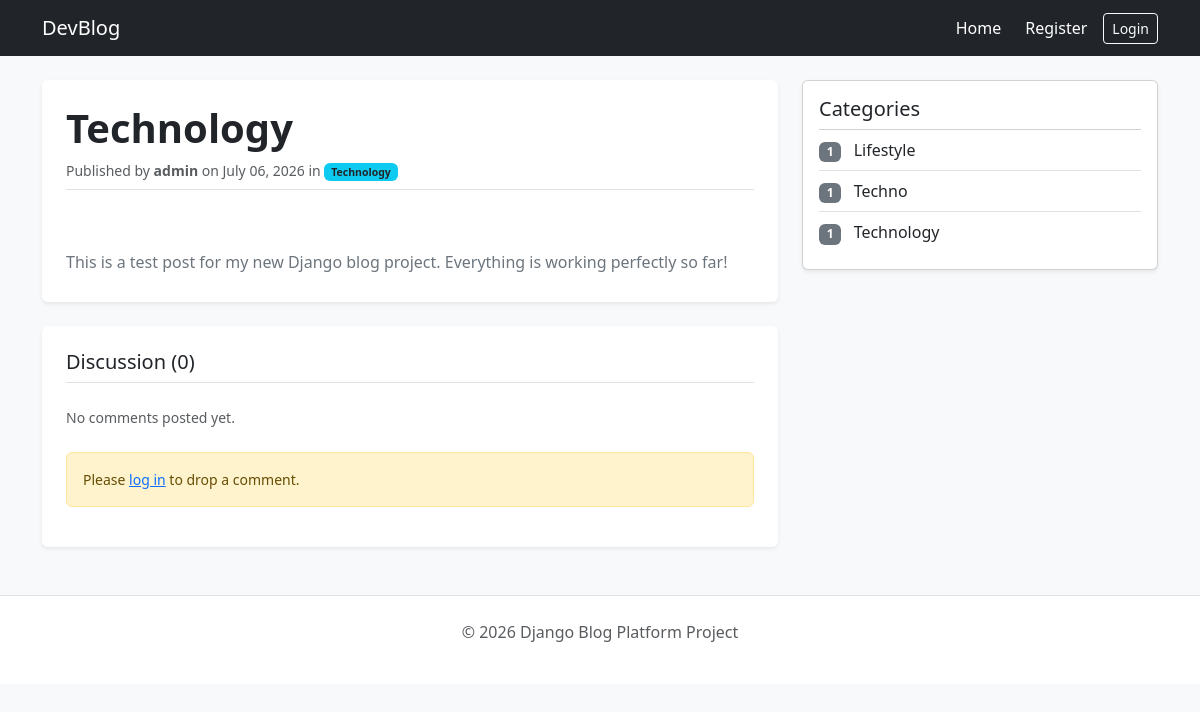
/post/technology/, run on the app's committed database.
### blog/models.py (models this page shows, shortened)
class Post(models.Model):
    STATUS_CHOICES = [
        ('draft', 'Draft'),
        ('published', 'Published'),
    ]
    title = models.CharField(max_length=200)
    slug = models.SlugField(max_length=200, unique=True)
    author = models.ForeignKey(User, on_delete=models.CASCADE, related_name='posts')
    category = models.ForeignKey(Category, on_delete=models.SET_NULL, null=True, blank=True, related_name='posts')
    content = models.TextField()
    excerpt = models.TextField(max_length=300, blank=True)
    cover_image = models.ImageField(upload_to='post_images/', blank=True)
    status = models.CharField(max_length=10, choices=STATUS_CHOICES, default='draft')
    created_at = models.DateTimeField(auto_now_add=True)
    updated_at = models.DateTimeField(auto_now=True)
    published_at = models.DateTimeField(null=True, blank=True)
    class Meta:
        ordering = ['-published_at', '-created_at'] # Newest first

class Category(models.Model):
    name = models.CharField(max_length=100, unique=True)
    slug = models.SlugField(max_length=100, unique=True)
    description = models.TextField(blank=True)
    created_at = models.DateTimeField(auto_now_add=True)
    class Meta:
        verbose_name_plural = 'categories'
        ordering = ['name']

### blog/views.py (the view)
# urls.py: path('post/<slug:slug>/', PostDetailView.as_view(), name='post_detail'),
class PostDetailView(DetailView):
    model = Post
    template_name = 'blog/post_detail.html'
    context_object_name = 'post'
    def get_context_data(self, **kwargs):
        context = super().get_context_data(**kwargs)
        context['categories'] = Category.objects.all()
        context['comments'] = self.object.comments.filter(is_active=True)
        return context

### blog/templates/blog/post_detail.html (shortened to what this page needs)
{% extends 'blog/base.html' %}
{% block content %}
    <article class="bg-white p-4 rounded shadow-sm mb-4">
        <h1 class="fw-bold mb-2">{{ post.title }}</h1>
        <div class="text-muted small mb-4 pb-2 border-bottom">
            Published by <strong>{{ post.author.username }}</strong> on {{ post.published_at|date:"F d, Y" }}
            {% if post.category %}
                in <span class="badge bg-info text-dark">{{ post.category.name }}</span>
            {% endif %}
        </div>
        <div class="lh-lg text-secondary" style="white-space: pre-line;">
            {{ post.content }}
        </div>
    </article>
    <section class="bg-white p-4 rounded shadow-sm">
        <h3 class="h5 mb-4 border-bottom pb-2">Discussion ({{ comments.count }})</h3>
        {% for comment in comments %}
            <div class="mb-3 p-3 bg-light rounded border-start border-primary border-3">
                <div class="d-flex justify-content-between text-muted small mb-1">
                    <strong>{{ comment.author.username }}</strong>
                    <span>{{ comment.created_at|date:"M d, Y H:i" }}</span>
                </div>
                <p class="mb-0 text-dark">{{ comment.body }}</p>
            </div>
        {% empty %}
            <p class="text-muted small">No comments posted yet.</p>
        {% endfor %}
        {% if user.is_authenticated %}
            <form action="{% url 'add_comment' post.slug %}" method="POST" class="mt-4 pt-3 border-top">
                {% csrf_token %}
                <div class="mb-3">
                    <label for="body" class="form-label font-weight-bold small">Join the conversation:</label>
                    <textarea name="body" id="body" rows="3" class="form-control" placeholder="Write your comment here..." required></textarea>
                </div>
                <button type="submit" class="btn btn-dark btn-sm">Submit Comment</button>
            </form>
        {% else %}
            <div class="alert alert-warning small mt-4">
                Please <a href="/admin/login/?next={{ request.path }}">log in</a> to drop a comment.
            </div>
        {% endif %}
    </section>
{% endblock %}

### blog/templates/blog/base.html (shortened to what this page needs)
<!DOCTYPE html>
<html lang="en">
<head>
    <link href="https://cdn.jsdelivr.net/npm/bootstrap@5.3.0/dist/css/bootstrap.min.css" rel="stylesheet">
</head>
<body class="bg-light">
    <nav class="navbar navbar-expand-lg navbar-dark bg-dark mb-4">
        <div class="container">
            <a class="navbar-brand" href="{% url 'blog_home' %}">DevBlog</a>
            <div class="navbar-nav ms-auto">
                <a class="nav-link text-white me-2" href="{% url 'blog_home' %}">Home</a>
                {% if user.is_authenticated %}
                    <a class="nav-link text-white me-2" href="{% url 'post_create' %}">+ New Post</a>
                    <span class="nav-link text-white me-3">Welcome, {{ user.username }}</span>
                    <a class="btn btn-outline-light btn-sm my-auto" href="/accounts/logout/">Logout</a>
                {% else %}
                    <a class="nav-link text-white me-2" href="{% url 'register' %}">Register</a>
                    <a class="btn btn-outline-light btn-sm my-auto" href="/accounts/login/">Login</a>
                {% endif %}
            </div>
        </div>
    </nav>
    <div class="container">
        <div class="row">
            <div class="col-md-8">
                {% block content %}{% endblock %}
            </div>
            <div class="col-md-4">
                <div class="card p-3 mb-4 shadow-sm">
                    <h5>Categories</h5>
                    <ul class="list-group list-group-flush">
                        {% for cat in categories %}
                            <li class="list-group-item bg-transparent px-0">
                                <span class="badge bg-secondary me-2">{{ cat.posts.count }}</span>
                                {{ cat.name }}
                            </li>
                        {% empty %}
                            <li class="list-group-item bg-transparent px-0 text-muted">No categories yet.</li>
                        {% endfor %}
                    </ul>
                </div>
            </div>
        </div>
    </div>
    <footer class="text-center text-muted py-4 mt-5 border-top bg-white">
        <p>&copy; 2026 Django Blog Platform Project</p>
    </footer>
</body>
</html>

### data on the page
Post: title "Technology", author.username "admin", published_at "July 06, 2026", category.name "Technology", content "This is a test post for my new Django blog project. Everything is working perfectly so far!"
Category: posts.count "1", name "Lifestyle"
Category: posts.count "1", name "Techno"
Category: posts.count "1", name "Technology"

### other printed values
{{ comments.count }} "0"
